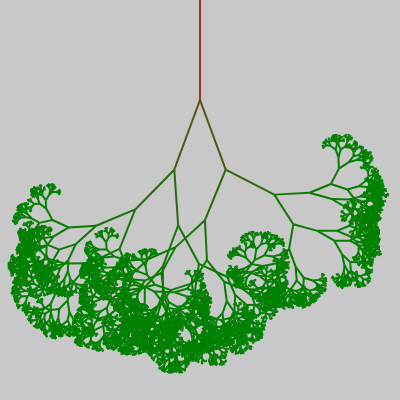
Frame 1 (no input)
Frame 60 (no input): identical to frame 1, image omitted
Frame 120 (the mouse pressed at the canvas centre since frame 60): identical to frame 1, image omitted

The p5.js sketch that drew this single still picture (run headless with seeded random() and noise() and a simulated clock; from frame 60 on, the mouse is pressed at the canvas centre):

// p5.js sketch
// ── sketch.js
const zero = +'';
const one = [zero].length;
const two = one + one;
const three = "two".length;
const four = "four".length;
const five = "three".length;
const fourHundred = two * two * two * two * five * five;
const fourFifths = two * two / five;
const half = one / two;

function setup() {
    let brown = color("brown");

    createCanvas(fourHundred, fourHundred);
    background(fourHundred / two);

    push();
    translate(fourHundred / two, zero);
    tree(fourHundred / four, brown);
    pop();
}

function draw() { }

function tree(branchLength, branchColor) {
    let green = color("green");
    if (branchLength < one) {
        return;
    }

    stroke(branchColor)

    strokeCap(SQUARE);
    strokeWeight(two);

    line(zero, zero, zero, branchLength);

    push();
    translate(zero, branchLength);

    {
        branchColor = lerpColor(branchColor, green, half)
        branchLength = branchLength * fourFifths * random(three / four, one);
        let angle = random(one / four, three / four);
        {
            push();
            rotate(angle);

            tree(branchLength, branchColor);
            pop();
        }

        {
            push();
            rotate(-angle);

            tree(branchLength, branchColor);
            pop();
        }

        pop();
    }
}
